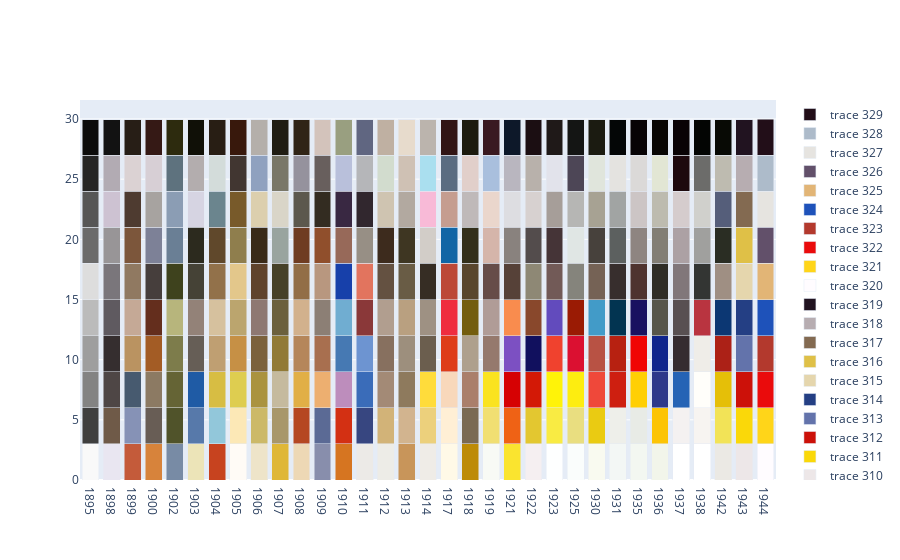

The notebook cell saved with this chart:
### Code cell
x=anos

fig = go.Figure()

for index, ano in zip(range(len(anos)),dfPorAno):
    y =  [0] * len(anos)
    y[index] = 3
    for indexDf in range(len(ano)):
        fig.add_trace(go.Bar(x=x, y=y, marker_color=ano['hex'][indexDf]))

# fig = go.Figure(go.Bar(x=x, y=[4,0,0,0], marker_color='red', name='Montreal'))
# fig.add_trace(go.Bar(x=x, y=[4, 0, 0, 0], name='Ottawa'))
# fig.add_trace(go.Bar(x=x, y=[0, 4, 0, 0], name='Toronto'))
# fig.add_trace(go.Bar(x=x, y=[0, 4, 0, 0], name='Toronto'))

fig.update_layout(barmode='stack')
fig.show()
